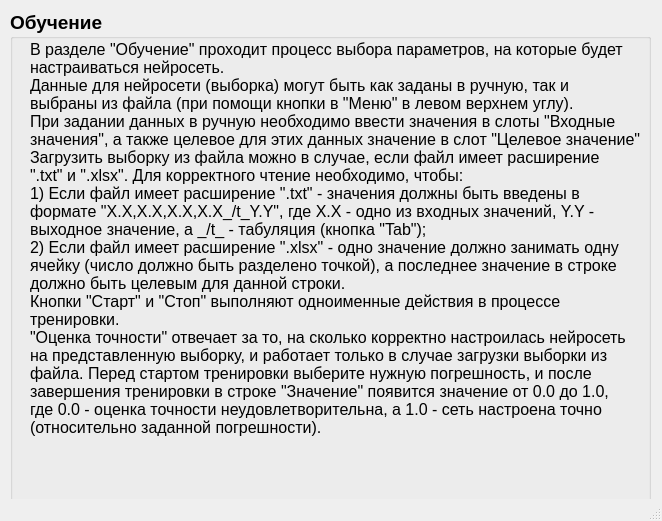
<?xml version="1.0" encoding="UTF-8"?>
<ui version="4.0">
 <class>helpWindow</class>
 <widget class="QMainWindow" name="helpWindow">
  <property name="geometry">
   <rect>
    <x>0</x>
    <y>0</y>
    <width>662</width>
    <height>521</height>
   </rect>
  </property>
  <property name="windowTitle">
   <string>Помощь</string>
  </property>
  <property name="windowIcon">
   <iconset>
    <normaloff>../source/resources/icon.png</normaloff>../source/resources/icon.png</iconset>
  </property>
  <widget class="QWidget" name="centralwidget">
   <widget class="QGroupBox" name="textGroupBox">
    <property name="geometry">
     <rect>
      <x>10</x>
      <y>10</y>
      <width>641</width>
      <height>541</height>
     </rect>
    </property>
    <property name="font">
     <font>
      <pointsize>14</pointsize>
      <weight>75</weight>
      <bold>true</bold>
     </font>
    </property>
    <property name="title">
     <string>Обучение</string>
    </property>
    <widget class="QLabel" name="label">
     <property name="geometry">
      <rect>
       <x>20</x>
       <y>30</y>
       <width>611</width>
       <height>501</height>
      </rect>
     </property>
     <property name="font">
      <font>
       <pointsize>12</pointsize>
       <weight>50</weight>
       <bold>false</bold>
      </font>
     </property>
     <property name="text">
      <string>В разделе &quot;Обучение&quot; проходит процесс выбора параметров, на которые будет
настраиваться нейросеть.
Данные для нейросети (выборка) могут быть как заданы в ручную, так и 
выбраны из файла (при помощи кнопки в &quot;Меню&quot; в левом верхнем углу).
При задании данных в ручную необходимо ввести значения в слоты &quot;Входные
значения&quot;, а также целевое для этих данных значение в слот &quot;Целевое значение&quot;.
Загрузить выборку из файла можно в случае, если файл имеет расширение
&quot;.txt&quot; и &quot;.xlsx&quot;. Для корректного чтение необходимо, чтобы:
1) Если файл имеет расширение &quot;.txt&quot; - значения должны быть введены в 
формате &quot;X.X,X.X,X.X,X.X_/t_Y.Y&quot;, где X.X - одно из входных значений, Y.Y - 
выходное значение, а _/t_ - табуляция (кнопка &quot;Tab&quot;);
2) Если файл имеет расширение &quot;.xlsx&quot; - одно значение должно занимать одну
ячейку (число должно быть разделено точкой), а последнее значение в строке
должно быть целевым для данной строки.
Кнопки &quot;Старт&quot; и &quot;Стоп&quot; выполняют одноименные действия в процессе
тренировки.
&quot;Оценка точности&quot; отвечает за то, на сколько корректно настроилась нейросеть
на представленную выборку, и работает только в случае загрузки выборки из 
файла. Перед стартом тренировки выберите нужную погрешность, и после
завершения тренировки в строке &quot;Значение&quot; появится значение от 0.0 до 1.0,
где 0.0 - оценка точности неудовлетворительна, а 1.0 - сеть настроена точно
(относительно заданной погрешности).</string>
     </property>
     <property name="alignment">
      <set>Qt::AlignLeading|Qt::AlignLeft|Qt::AlignTop</set>
     </property>
    </widget>
   </widget>
  </widget>
  <widget class="QMenuBar" name="menubar">
   <property name="geometry">
    <rect>
     <x>0</x>
     <y>0</y>
     <width>662</width>
     <height>21</height>
    </rect>
   </property>
  </widget>
  <widget class="QStatusBar" name="statusbar"/>
 </widget>
 <resources/>
 <connections/>
</ui>
